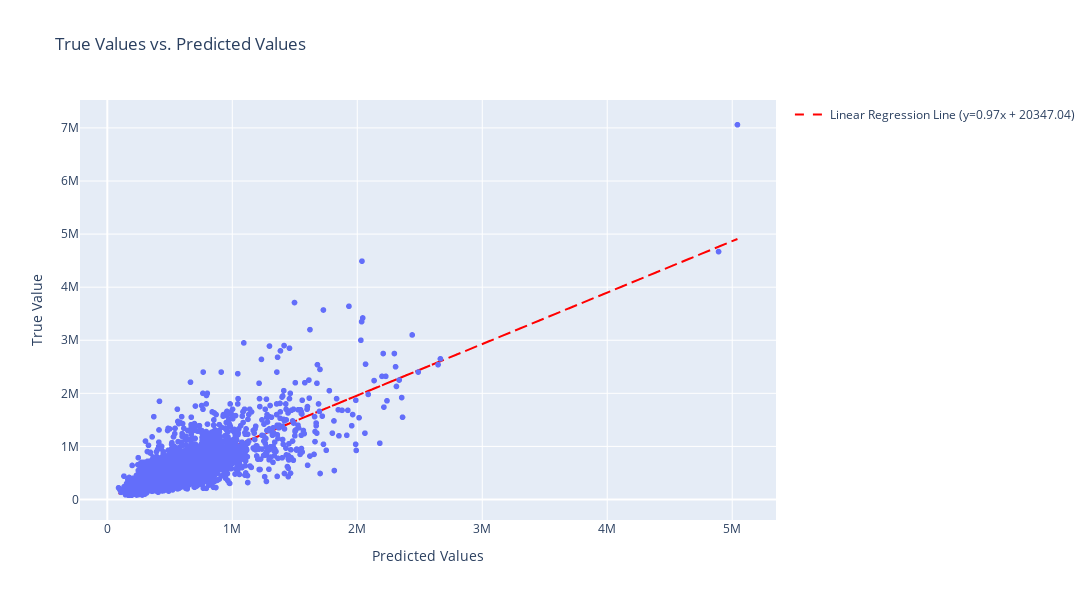

Notebook code for this chart:
### Markdown cell above
### The  pattern in residual plots are a sign for equilibrium predictio ???

### Code cell
import plotly.express as px
import numpy as np

# Assuming you have y_test and y_pred_test as your true and predicted data

# Create the scatter plot
fig = px.scatter(x=y_pred_test, y=y_test, title='True Values vs. Predicted Values',
                 labels={'x': 'Predicted Values', 'y': 'True Value'})

# Calculate the linear regression line
slope, intercept = np.polyfit(y_pred_test, y_test, 1)
regression_line = slope * y_pred_test + intercept

# Add the linear regression line to the plot
fig.add_scatter(x=y_pred_test, y=regression_line, mode='lines',
                line=dict(color='red', dash='dash'),
                name=f'Linear Regression Line (y={slope:.2f}x + {intercept:.2f})')
fig.update_layout(width=1200,height=600)
fig.show()

### Figure 1 — Plotly figure (JSON) as saved in the notebook; plotly's stock layout.template omitted (floating-point values rounded to 4 significant figures; data arrays with more than 128 entries replaced by an {"elided": "..."} marker saying what was removed)
{"data": [{"hovertemplate": "Predicted Values=%{x}<br>True Value=%{y}<extra></extra>", "legendgroup": "", "marker": {"color": "#636efa", "symbol": "circle"}, "mode": "markers", "name": "", "showlegend": false, "type": "scattergl", "x": {"elided": "5400 float values"}, "xaxis": "x", "y": {"elided": "5400 int values"}, "yaxis": "y"}, {"line": {"color": "red", "dash": "dash"}, "mode": "lines", "name": "Linear Regression Line (y=0.97x + 20347.04)", "type": "scatter", "x": {"elided": "5400 float values"}, "y": {"elided": "5400 float values"}}], "layout": {"height": 600, "legend": {"tracegroupgap": 0}, "title": {"text": "True Values vs. Predicted Values"}, "width": 1200, "xaxis": {"anchor": "y", "domain": [0, 1], "title": {"text": "Predicted Values"}}, "yaxis": {"anchor": "x", "domain": [0, 1], "title": {"text": "True Value"}}}}
